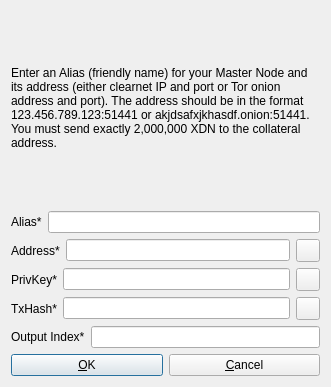
<?xml version="1.0" encoding="UTF-8"?>
<ui version="4.0">
 <class>AddEditAdrenalineNode</class>
 <widget class="QDialog" name="AddEditAdrenalineNode">
  <property name="geometry">
   <rect>
    <x>0</x>
    <y>0</y>
    <width>331</width>
    <height>387</height>
   </rect>
  </property>
  <property name="windowTitle">
   <string>Add/Edit DigitalNote Node</string>
  </property>
  <property name="styleSheet">
   <string notr="true"/>
  </property>
  <property name="modal">
   <bool>true</bool>
  </property>
  <layout class="QVBoxLayout" name="verticalLayout">
   <item>
    <widget class="QLabel" name="label_9">
     <property name="sizePolicy">
      <sizepolicy hsizetype="Preferred" vsizetype="Expanding">
       <horstretch>0</horstretch>
       <verstretch>0</verstretch>
      </sizepolicy>
     </property>
     <property name="text">
      <string>&lt;html&gt;&lt;head/&gt;&lt;body&gt;&lt;p&gt;Enter an Alias (friendly name) for your Master Node and its address (either clearnet IP and port or Tor onion address and port). The address should be in the format 123.456.789.123:51441 or akjdsafxjkhasdf.onion:51441. You must send exactly 2,000,000 XDN to the collateral address.&lt;/p&gt;&lt;/body&gt;&lt;/html&gt;</string>
     </property>
     <property name="wordWrap">
      <bool>true</bool>
     </property>
    </widget>
   </item>
   <item>
    <layout class="QHBoxLayout" name="horizontalLayout_4">
     <property name="bottomMargin">
      <number>0</number>
     </property>
     <item>
      <widget class="QLabel" name="label_4">
       <property name="text">
        <string>Alias*</string>
       </property>
      </widget>
     </item>
     <item>
      <widget class="QLineEdit" name="aliasLineEdit"/>
     </item>
    </layout>
   </item>
   <item>
    <layout class="QHBoxLayout" name="horizontalLayout_5">
     <property name="bottomMargin">
      <number>0</number>
     </property>
     <item>
      <widget class="QLabel" name="label_6">
       <property name="text">
        <string>Address*</string>
       </property>
      </widget>
     </item>
     <item>
      <widget class="QLineEdit" name="addressLineEdit"/>
     </item>
     <item>
      <widget class="QToolButton" name="AddEditAddressPasteButton">
       <property name="toolTip">
        <string>Paste address from clipboard</string>
       </property>
       <property name="text">
        <string/>
       </property>
       <property name="icon">
        <iconset resource="../bitcoin.qrc">
         <normaloff>:/icons/editpaste</normaloff>:/icons/editpaste</iconset>
       </property>
       <property name="shortcut">
        <string>Alt+P</string>
       </property>
      </widget>
     </item>
    </layout>
   </item>
   <item>
    <layout class="QHBoxLayout" name="horizontalLayout_3">
     <property name="bottomMargin">
      <number>0</number>
     </property>
     <item>
      <widget class="QLabel" name="label_5">
       <property name="text">
        <string>PrivKey*</string>
       </property>
      </widget>
     </item>
     <item>
      <widget class="QLineEdit" name="privkeyLineEdit"/>
     </item>
     <item>
      <widget class="QToolButton" name="AddEditPrivkeyPasteButton">
       <property name="toolTip">
        <string>Paste address from clipboard</string>
       </property>
       <property name="text">
        <string/>
       </property>
       <property name="icon">
        <iconset resource="../bitcoin.qrc">
         <normaloff>:/icons/editpaste</normaloff>:/icons/editpaste</iconset>
       </property>
       <property name="shortcut">
        <string>Alt+P</string>
       </property>
      </widget>
     </item>
    </layout>
   </item>
   <item>
    <layout class="QHBoxLayout" name="horizontalLayout_2">
     <property name="bottomMargin">
      <number>0</number>
     </property>
     <item>
      <widget class="QLabel" name="label_2">
       <property name="text">
        <string>TxHash*</string>
       </property>
      </widget>
     </item>
     <item>
      <widget class="QLineEdit" name="txhashLineEdit"/>
     </item>
     <item>
      <widget class="QToolButton" name="AddEditTxhashPasteButton">
       <property name="toolTip">
        <string>Paste address from clipboard</string>
       </property>
       <property name="text">
        <string/>
       </property>
       <property name="icon">
        <iconset resource="../bitcoin.qrc">
         <normaloff>:/icons/editpaste</normaloff>:/icons/editpaste</iconset>
       </property>
       <property name="shortcut">
        <string>Alt+P</string>
       </property>
      </widget>
     </item>
    </layout>
   </item>
   <item>
    <layout class="QHBoxLayout" name="horizontalLayout_8">
     <property name="bottomMargin">
      <number>0</number>
     </property>
     <item>
      <widget class="QLabel" name="label_8">
       <property name="text">
        <string>Output Index*</string>
       </property>
      </widget>
     </item>
     <item>
      <widget class="QLineEdit" name="outputindexLineEdit"/>
     </item>
    </layout>
   </item>
   <item>
    <layout class="QHBoxLayout" name="horizontalLayout_Buttons">
     <item>
      <widget class="QPushButton" name="okButton">
       <property name="text">
        <string>&amp;OK</string>
       </property>
      </widget>
     </item>
     <item>
      <widget class="QPushButton" name="cancelButton">
       <property name="text">
        <string>&amp;Cancel</string>
       </property>
       <property name="autoDefault">
        <bool>false</bool>
       </property>
      </widget>
     </item>
    </layout>
   </item>
  </layout>
 </widget>
 <resources>
  <include location="../bitcoin.qrc"/>
 </resources>
 <connections/>
</ui>
